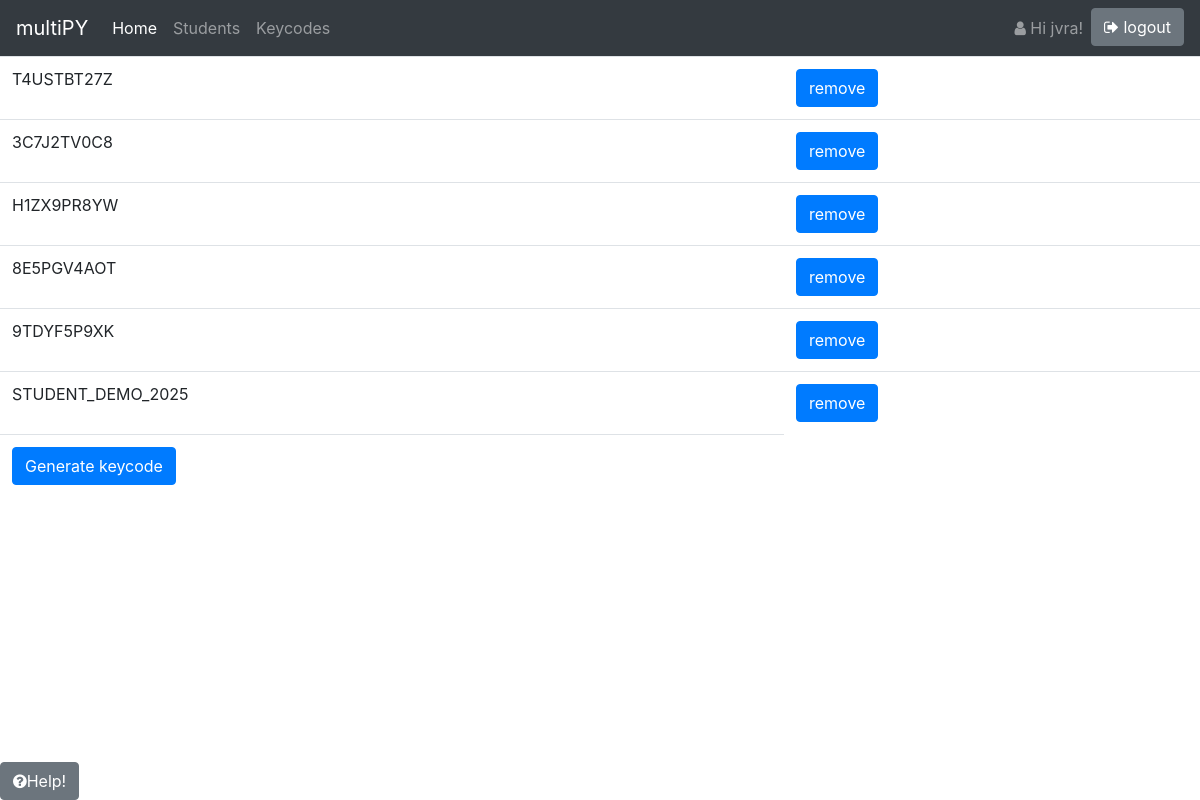
The page /keycodes (signed in) on the database its author committed.
### multyPY/models.py (models this page shows, shortened)
class StudentKey(models.Model):
    key = models.CharField(max_length=10, unique=True)
    created_at = models.DateTimeField(auto_now_add=True)
    used_at = models.DateTimeField(null=True, blank=True)
    used_by = models.ForeignKey(
        auth_models.User,
        on_delete=models.SET_NULL,
        null=True,
        blank=True
    )

### multyPY/views.py (the view)
# urls.py: path('keycodes',views.keycodes,name='keycodes'),
@login_required
def keycodes(request):
    if not request.user.groups.filter(name = 'teacher').exists():
        return HttpResponseRedirect(reverse('home'))
    if request.method == "POST":
        keyID=request.POST.get('keyID')
        if keyID:
            StudentKey.objects.get(id=keyID).delete()
        else:
            StudentKey(key=''.join(random.SystemRandom().choice(string.ascii_uppercase + string.digits) for _ in range(10))).save()
    keycodes= StudentKey.objects.filter()
    return render(request,'keycodes.html',{'keycodes':keycodes,'helppage':13})

### multyPY/templatetags/extra.py (called while the page is built)
@register.filter(name='has_group')
def has_group(user, group_name):
    return user.groups.filter(name=group_name).exists()

### templates/keycodes.html
{% extends 'base.html' %}
{% load static %}
{% block title %}Multiplication tables{% endblock %}{% block content %}
<table class="table">
  <tbody>
    <form method="POST">{% csrf_token %}
      {%for key in keycodes %}
      <tr>
        <td>
          <a>{{key.key}}</a>
        </td>
        <td>
        <button class="btn btn-primary" type="submit" id="keyID" name="keyID" value="{{key.id}}">remove</button>
        </td>
      </tr>
      {% endfor%}
      <tr>
        <td>
        <button class="btn btn-primary" type="submit">Generate keycode</button>
        </td>
      </tr>
    </form>
  </tbody>
</table>
{% endblock %}

### templates/base.html (shortened to what this page needs)
{% load static %}
{% load extra %}
<head>
<link rel="stylesheet" href="https://stackpath.bootstrapcdn.com/bootstrap/4.5.0/css/bootstrap.min.css">
<link href="https://maxcdn.bootstrapcdn.com/font-awesome/4.7.0/css/font-awesome.min.css" rel="stylesheet">
</head>
<body>
<nav class="navbar navbar-expand-md navbar-dark fixed-top bg-dark">
  <a class="navbar-brand" href="{% url 'home'%}">multiPY</a>
  <div class="collapse navbar-collapse" id="navbarSupportedContent">
    <ul class="navbar-nav mr-auto">
      <li class="nav-item active">
        <a class="nav-link" href="{% url 'home'%}">Home <span class="sr-only">(current)</span></a>
      </li>
      {% if request.user|has_group:"teacher" %}
      <li class="nav-item">
        <a class="nav-link" href="{% url 'students'%}" >Students</a>
      </li>
      <li class="nav-item">
        <a class="nav-link" href="{% url 'keycodes'%}" >Keycodes</a>
      </li>
    {% endif %}
  </ul>
    <ul class="nav navbar-nav navbar-right">
      {% if user.is_authenticated %}
      <li class="nav-item">
        <a class="nav-link" href="{% url 'ac_profile'%}" data-toggle="tooltip" data-placement="bottom" title="click here to see your profile"> <span class="fa fa-user"></span> Hi {{ user.username }}!</a>
      </li>
      <li>
      <a class="btn btn-secondary" href="{% url 'logout' %}" role="button"><span class="fa fa-sign-out "></span> logout</a>
      </li>
      {% endif %}
    </ul>
  </div>
</nav>
  {% block content %}
  {% endblock %}
  <div class="fixed-bottom float-left">
    <a class="btn btn-secondary float-left" href="{% if helppage %}{% url 'help'  helppage %} {% else %} {% url 'help'  1 %}{% endif %}">  <span class="fa fa-question-circle"></span>Help!</a>
  </div>
</body>

### templates/base.html (style rules this page uses)
body { padding-top: 3.5rem; height: 100%; margin: 0; }

### rows shown on the page
StudentKey: key "T4USTBT27Z", {{ key.id }} 10 (drawn)
StudentKey: key "3C7J2TV0C8", {{ key.id }} 11 (drawn)
StudentKey: key "H1ZX9PR8YW", {{ key.id }} 19 (drawn)
StudentKey: key "8E5PGV4AOT", {{ key.id }} 20 (drawn)
StudentKey: key "9TDYF5P9XK", {{ key.id }} 21 (drawn)
StudentKey: key "STUDENT_DEMO_2025", {{ key.id }} 25 (drawn)

### other values the page prints
{{ user.username }} "jvra"
